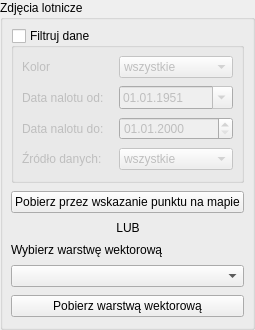
         <widget class="QgsCollapsibleGroupBox" name="zdjecia_lotnicze_groupBox">
          <property name="enabled">
           <bool>true</bool>
          </property>
          <property name="title">
           <string>Zdjęcia lotnicze</string>
          </property>
          <property name="collapsed">
           <bool>true</bool>
          </property>
          <property name="saveCollapsedState">
           <bool>false</bool>
          </property>
          <layout class="QVBoxLayout" name="verticalLayout_22">
           <property name="leftMargin">
            <number>8</number>
           </property>
           <property name="topMargin">
            <number>8</number>
           </property>
           <property name="rightMargin">
            <number>8</number>
           </property>
           <property name="bottomMargin">
            <number>10</number>
           </property>
           <property name="spacing">
            <number>8</number>
           </property>
           <item>
            <widget class="QgsCollapsibleGroupBox" name="zdjecia_lotnicze_filter_groupBox">
             <property name="enabled">
              <bool>true</bool>
             </property>
             <property name="title">
              <string>Filtruj dane</string>
             </property>
             <property name="checkable">
              <bool>true</bool>
             </property>
             <property name="checked">
              <bool>false</bool>
             </property>
             <property name="collapsed">
              <bool>true</bool>
             </property>
             <property name="saveCollapsedState">
              <bool>false</bool>
             </property>
             <layout class="QVBoxLayout" name="verticalLayout_23">
              <property name="leftMargin">
               <number>8</number>
              </property>
              <property name="topMargin">
               <number>8</number>
              </property>
              <property name="rightMargin">
               <number>8</number>
              </property>
              <property name="bottomMargin">
               <number>10</number>
              </property>
              <property name="spacing">
               <number>8</number>
              </property>
              <item>
               <layout class="QGridLayout" name="gridLayout_5">
                <item row="1" column="0">
                 <widget class="QLabel" name="label_48">
                  <property name="text">
                   <string>Data nalotu od:</string>
                  </property>
                  <property name="wordWrap">
                   <bool>true</bool>
                  </property>
                 </widget>
                </item>
                <item row="1" column="1">
                 <widget class="QgsDateTimeEdit" name="zdjecia_lotnicze_from_dateTimeEdit">
                  <property name="date">
                   <date>
                    <year>1951</year>
                    <month>1</month>
                    <day>1</day>
                   </date>
                  </property>
                  <property name="displayFormat">
                   <string>dd.MM.yyyy</string>
                  </property>
                  <property name="calendarPopup">
                   <bool>true</bool>
                  </property>
                 </widget>
                </item>
                <item row="3" column="1">
                 <widget class="QComboBox" name="zdjecia_lotnicze_source_cmbbx">
                  <item>
                   <property name="text">
                    <string>wszystkie</string>
                   </property>
                  </item>
                  <item>
                   <property name="text">
                    <string>Zdj. cyfrowe</string>
                   </property>
                  </item>
                  <item>
                   <property name="text">
                    <string>Zdj. analogowe</string>
                   </property>
                  </item>
                 </widget>
                </item>
                <item row="0" column="1">
                 <widget class="QComboBox" name="zdjecia_lotnicze_kolor_cmbbx">
                  <item>
                   <property name="text">
                    <string>wszystkie</string>
                   </property>
                  </item>
                  <item>
                   <property name="text">
                    <string>RGB</string>
                   </property>
                  </item>
                  <item>
                   <property name="text">
                    <string>CIR</string>
                   </property>
                  </item>
                  <item>
                   <property name="text">
                    <string>B/W</string>
                   </property>
                  </item>
                 </widget>
                </item>
                <item row="0" column="0">
                 <widget class="QLabel" name="label_56">
                  <property name="text">
                   <string>Kolor</string>
                  </property>
                  <property name="wordWrap">
                   <bool>true</bool>
                  </property>
                 </widget>
                </item>
                <item row="2" column="0">
                 <widget class="QLabel" name="label_49">
                  <property name="text">
                   <string>Data nalotu do:</string>
                  </property>
                  <property name="wordWrap">
                   <bool>true</bool>
                  </property>
                 </widget>
                </item>
                <item row="2" column="1">
                 <widget class="QgsDateTimeEdit" name="zdjecia_lotnicze_to_dateTimeEdit">
                  <property name="displayFormat">
                   <string>dd.MM.yyyy</string>
                  </property>
                 </widget>
                </item>
                <item row="3" column="0">
                 <widget class="QLabel" name="label_54">
                  <property name="text">
                   <string>Źródło danych:</string>
                  </property>
                  <property name="wordWrap">
                   <bool>true</bool>
                  </property>
                 </widget>
                </item>
               </layout>
              </item>
             </layout>
            </widget>
           </item>
           <item>
            <widget class="QPushButton" name="zdjecia_lotnicze_capture_btn">
             <property name="text">
              <string>Pobierz przez wskazanie punktu na mapie</string>
             </property>
             <property name="cursor">
              <cursorShape>PointingHandCursor</cursorShape>
             </property>
             <property name="icon">
              <iconset>
               <normaloff>../images/pin.svg</normaloff>../images/pin.svg</iconset>
             </property>
             <property name="role" stdset="0">
              <string notr="true">primary</string>
             </property>
            </widget>
           </item>
           <item>
            <layout class="QHBoxLayout" name="horizontalLayout_or_zdjecia_lotnicze">
             <property name="spacing">
              <number>0</number>
             </property>
             <item>
              <widget class="QFrame" name="line_or_l_zdjecia_lotnicze">
               <property name="sizePolicy">
                <sizepolicy hsizetype="Expanding" vsizetype="Fixed">
                 <horstretch>1</horstretch>
                 <verstretch>0</verstretch>
                </sizepolicy>
               </property>
               <property name="frameShape">
                <enum>QFrame::NoFrame</enum>
               </property>
              </widget>
             </item>
             <item>
              <widget class="QLabel" name="label_40">
               <property name="text">
                <string>LUB</string>
               </property>
               <property name="alignment">
                <set>Qt::AlignCenter</set>
               </property>
               <property name="role" stdset="0">
                <string notr="true">divider</string>
               </property>
              </widget>
             </item>
             <item>
              <widget class="QFrame" name="line_or_r_zdjecia_lotnicze">
               <property name="sizePolicy">
                <sizepolicy hsizetype="Expanding" vsizetype="Fixed">
                 <horstretch>1</horstretch>
                 <verstretch>0</verstretch>
                </sizepolicy>
               </property>
               <property name="frameShape">
                <enum>QFrame::NoFrame</enum>
               </property>
              </widget>
             </item>
            </layout>
           </item>
           <item>
            <widget class="QLabel" name="label_41">
             <property name="text">
              <string>Wybierz warstwę wektorową</string>
             </property>
             <property name="role" stdset="0">
              <string notr="true">field-title</string>
             </property>
            </widget>
           </item>
           <item>
            <widget class="QgsMapLayerComboBox" name="zdjecia_lotnicze_mapLayerComboBox" />
           </item>
           <item>
            <widget class="QPushButton" name="zdjecia_lotnicze_fromLayer_btn">
             <property name="text">
              <string>Pobierz warstwą wektorową</string>
             </property>
             <property name="cursor">
              <cursorShape>PointingHandCursor</cursorShape>
             </property>
             <property name="icon">
              <iconset>
               <normaloff>../images/layers.svg</normaloff>../images/layers.svg</iconset>
             </property>
             <property name="role" stdset="0">
              <string notr="true">primary</string>
             </property>
            </widget>
           </item>
          </layout>
         </widget>
